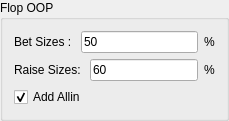
                                                    <widget class="QGroupBox" name="groupBox_4">
                                                        <property name="title">
                                                            <string>Flop OOP</string>
                                                        </property>
                                                        <layout class="QVBoxLayout" name="verticalLayout_7">
                                                            <item>
                                                                <layout class="QHBoxLayout" name="horizontalLayout_20">
                                                                    <item>
                                                                        <widget class="QLabel" name="label_16">
                                                                            <property name="text">
                                                                                <string>Bet Sizes : </string>
                                                                            </property>
                                                                        </widget>
                                                                    </item>
                                                                    <item>
                                                                        <widget class="QLineEdit" name="flop_oop_bet">
                                                                            <property name="text">
                                                                                <string>50</string>
                                                                            </property>
                                                                        </widget>
                                                                    </item>
                                                                    <item>
                                                                        <widget class="QLabel" name="label_17">
                                                                            <property name="text">
                                                                                <string>%</string>
                                                                            </property>
                                                                        </widget>
                                                                    </item>
                                                                </layout>
                                                            </item>
                                                            <item>
                                                                <layout class="QHBoxLayout" name="horizontalLayout_19">
                                                                    <item>
                                                                        <widget class="QLabel" name="label_14">
                                                                            <property name="text">
                                                                                <string>Raise Sizes: </string>
                                                                            </property>
                                                                        </widget>
                                                                    </item>
                                                                    <item>
                                                                        <widget class="QLineEdit" name="flop_oop_raise">
                                                                            <property name="text">
                                                                                <string>60</string>
                                                                            </property>
                                                                        </widget>
                                                                    </item>
                                                                    <item>
                                                                        <widget class="QLabel" name="label_15">
                                                                            <property name="text">
                                                                                <string>%</string>
                                                                            </property>
                                                                        </widget>
                                                                    </item>
                                                                </layout>
                                                            </item>
                                                            <item>
                                                                <layout class="QHBoxLayout" name="horizontalLayout_21">
                                                                    <item>
                                                                        <widget class="QCheckBox" name="flop_oop_allin">
                                                                            <property name="text">
                                                                                <string>Add Allin</string>
                                                                            </property>
                                                                            <property name="checked">
                                                                                <bool>true</bool>
                                                                            </property>
                                                                        </widget>
                                                                    </item>
                                                                </layout>
                                                            </item>
                                                        </layout>
                                                    </widget>
